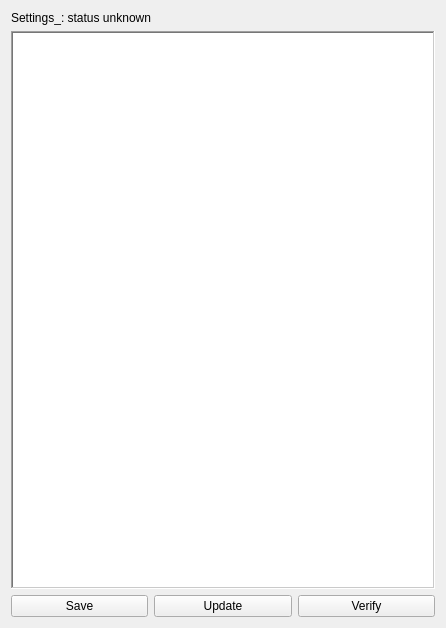
<?xml version="1.0" encoding="UTF-8"?>
<ui version="4.0">
 <class>FormSettings</class>
 <widget class="QWidget" name="FormSettings">
  <property name="windowModality">
   <enum>Qt::WindowModal</enum>
  </property>
  <property name="geometry">
   <rect>
    <x>0</x>
    <y>0</y>
    <width>446</width>
    <height>628</height>
   </rect>
  </property>
  <property name="acceptDrops">
   <bool>true</bool>
  </property>
  <property name="windowTitle">
   <string>Settings</string>
  </property>
  <layout class="QVBoxLayout" name="verticalLayout_M">
   <property name="sizeConstraint">
    <enum>QLayout::SetDefaultConstraint</enum>
   </property>
   <item>
    <layout class="QVBoxLayout" name="verticalLayout">
     <item>
      <widget class="QLabel" name="settings_status_label">
       <property name="text">
        <string>Settings_: status unknown</string>
       </property>
      </widget>
     </item>
     <item>
      <widget class="QTextEdit" name="settings_textEdit">
       <property name="autoFillBackground">
        <bool>false</bool>
       </property>
       <property name="inputMethodHints">
        <set>Qt::ImhMultiLine</set>
       </property>
       <property name="frameShape">
        <enum>QFrame::WinPanel</enum>
       </property>
       <property name="frameShadow">
        <enum>QFrame::Sunken</enum>
       </property>
       <property name="lineWidth">
        <number>3</number>
       </property>
       <property name="verticalScrollBarPolicy">
        <enum>Qt::ScrollBarAsNeeded</enum>
       </property>
       <property name="sizeAdjustPolicy">
        <enum>QAbstractScrollArea::AdjustToContents</enum>
       </property>
      </widget>
     </item>
     <item>
      <layout class="QHBoxLayout" name="horizontal_buttons_Layout" stretch="0,0,0">
       <item>
        <widget class="QPushButton" name="save_settingsButton">
         <property name="text">
          <string>Save</string>
         </property>
        </widget>
       </item>
       <item>
        <widget class="QPushButton" name="update_settingsButton">
         <property name="text">
          <string>Update</string>
         </property>
        </widget>
       </item>
       <item>
        <widget class="QPushButton" name="verify_settingsButton">
         <property name="text">
          <string>Verify</string>
         </property>
        </widget>
       </item>
      </layout>
     </item>
    </layout>
   </item>
  </layout>
 </widget>
 <resources/>
 <connections/>
</ui>
